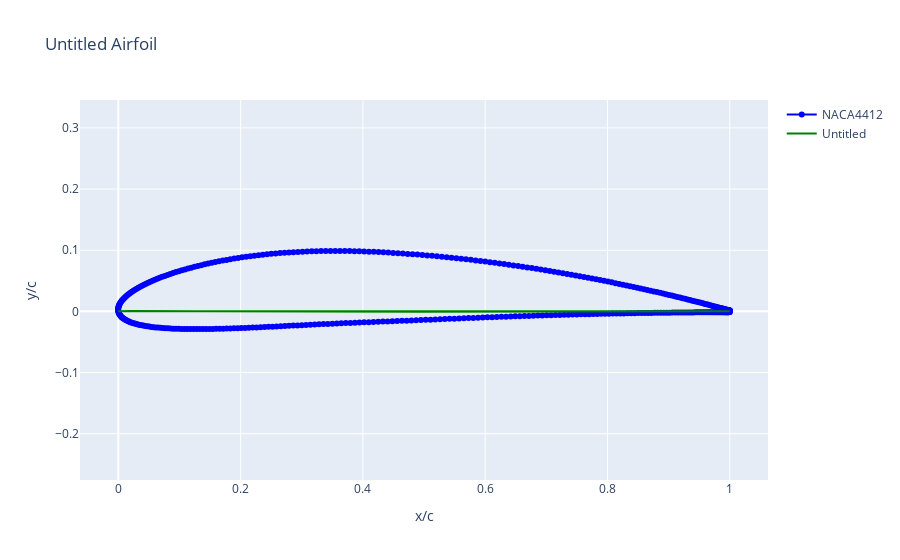

Notebook code cell kept with this figure:
### Code cell
fig = go.Figure()
airfoil = Airfoil(name="NACA4412")
airfoil.draw(show=False, fig=fig, fill=False)

# Generate a random latent vector as input
latent_vector = np.random.randn(1, 128).astype(np.float32)
output = model(latent_vector)
print(output)

random_kulfan = KulfanAirfoil(lower_weights=output[0][0], upper_weights=output[0][1], leading_edge_weight=0, TE_thickness=0, N1=0.5, N2=1)
random_kulfan.draw(fig=fig, show=True, fill=False, color="green")

### Figure 1 — Plotly figure (JSON) as saved in the notebook; plotly's stock layout.template omitted (floating-point values rounded to 4 significant figures; data arrays with more than 128 entries replaced by an {"elided": "..."} marker saying what was removed)
{"data": [{"line": {"color": "blue"}, "mode": "lines+markers", "name": "NACA4412", "type": "scatter", "x": {"elided": "399 float values"}, "y": {"elided": "399 float values"}}, {"line": {"color": "green"}, "mode": "lines", "name": "Untitled", "type": "scatter", "x": {"elided": "399 float values"}, "y": {"elided": "399 float values"}}], "layout": {"title": {"text": "Untitled Airfoil"}, "xaxis": {"title": {"text": "x/c"}}, "yaxis": {"scaleanchor": "x", "scaleratio": 1, "title": {"text": "y/c"}}}}
